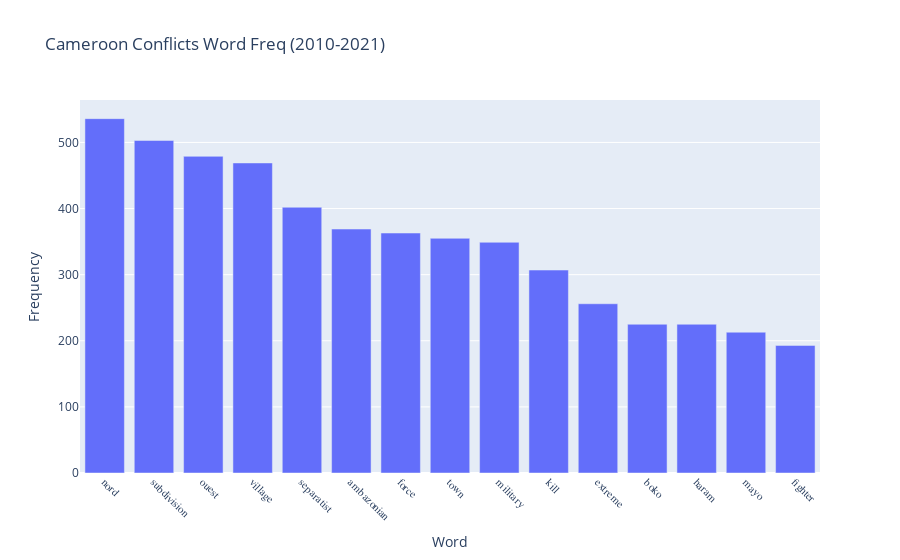

Write notebook code for a chart like this one.
### Code cell
lemmas = []
counts = []

for lemma, count in filtered_sorted_lemma_count_pairs[:15]:
    lemmas.append(lemma)
    counts.append(count)

fig = px.bar(x=lemmas, y=counts,
                 labels=dict(x="Word", y="Frequency"),title = "Cameroon Conflicts Word Freq (2010-2021)")
fig.update_xaxes(tickfont=dict(family='Rockwell', size=11),tickangle=45)
fig.show()

### Figure 1 — Plotly figure (JSON) as saved in the notebook; plotly's stock layout.template omitted (floating-point values rounded to 4 significant figures)
{"data": [{"alignmentgroup": "True", "hovertemplate": "Word=%{x}<br>Frequency=%{y}<extra></extra>", "legendgroup": "", "marker": {"color": "#636efa"}, "name": "", "offsetgroup": "", "orientation": "v", "showlegend": false, "textposition": "auto", "type": "bar", "x": ["nord", "subdivision", "ouest", "village", "separatist", "ambazonian", "force", "town", "military", "kill", "extreme", "boko", "haram", "mayo", "fighter"], "xaxis": "x", "y": [536, 503, 479, 469, 402, 369, 363, 355, 349, 307, 256, 225, 225, 213, 193], "yaxis": "y"}], "layout": {"barmode": "relative", "legend": {"tracegroupgap": 0}, "title": {"text": "Cameroon Conflicts Word Freq (2010-2021)"}, "xaxis": {"anchor": "y", "domain": [0, 1], "tickangle": 45, "tickfont": {"family": "Rockwell", "size": 11}, "title": {"text": "Word"}}, "yaxis": {"anchor": "x", "domain": [0, 1], "title": {"text": "Frequency"}}}}
